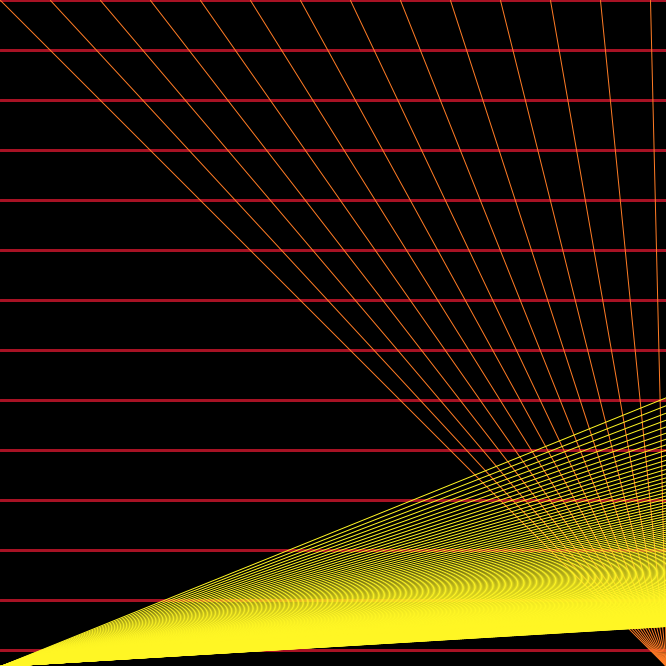
Frame 1 (no input)
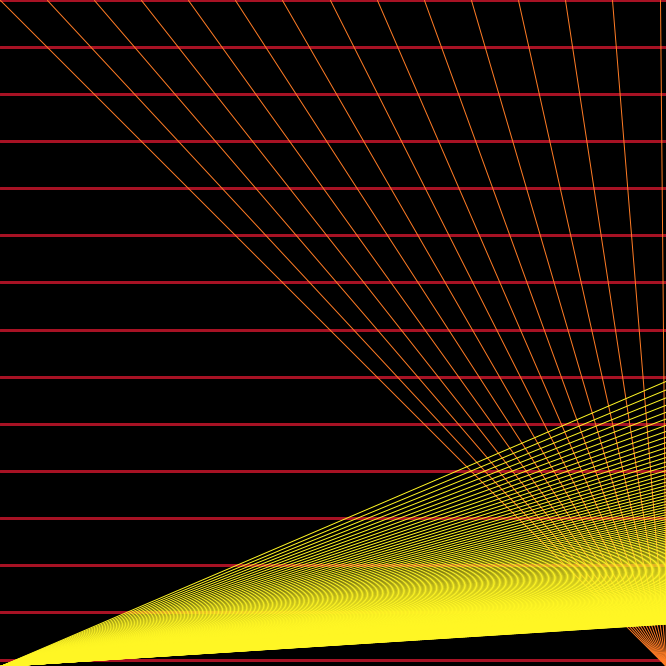
Frame 60 (the mouse pressed at the canvas centre just before this capture)
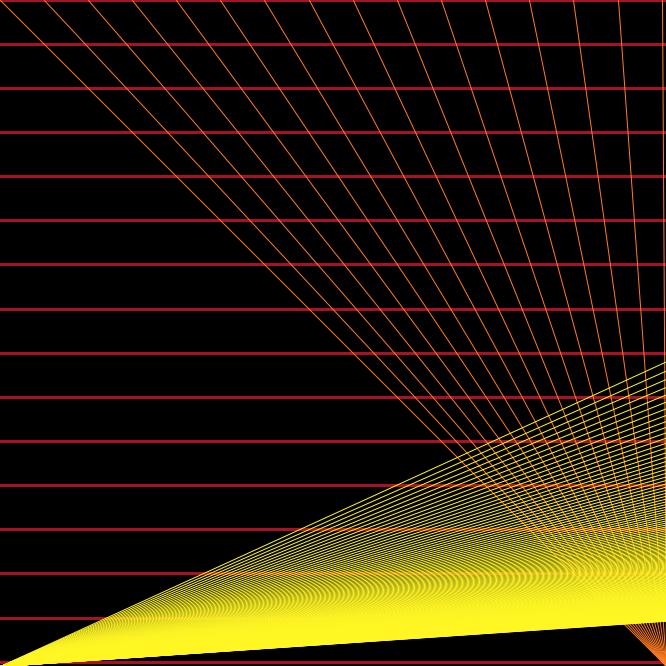
Frame 120 (the mouse held since frame 60 and released just before this capture)

The Processing sketch that drew these frames (run headless with seeded random() and noise(); from frame 60 on, the mouse is pressed at the canvas centre):

// Processing sketch: moirePiece_241103a
// ── moirePiece_241103a.pde
/*
I want to make a squeakqule to my first line piece with made the magma effect and use
similar colours to make something move and be pretty. 
*/

int AmountLines = 222; // total lines for every colour
float spacing = 50; //  space between the lines to make them not jumbled up
float accell = 0.05; // acceleration of the movement of the lines

void setup() {
  size(666,666);

}

void draw(){
  background(#000000); // draws the background on every frame creates Moire effect
  
  // red lines in the background that adds texture to the piece
  
  for(int i = 0; i <= AmountLines; i++){ 
    float lineY = i * spacing; // creates consistent space between all the lines
    strokeWeight(3); // thicker background so the foreground can pop out more
    stroke(#A71224);
    line(0, lineY, 666, lineY);
 }
  
  // orange lines
  
  for(int i = 0; i <= AmountLines; i++){ 
    
    if(i <= 33){ // to keep it on the top left of the campus
      strokeWeight(1);
      float lineX = i * spacing;
      stroke(#FF7B24);
      line(lineX, 0, 666, 666);
    }

  // yellow lines

    if(i >= 33){ // keeps lines on the top right of the campus
      float lineX = i * spacing;
      stroke(#FFF624);
      line(lineX, 0, 0, 666);
      
    }
    
  }
  
  
   // makes the piece animated
   
   spacing += accell;
   
   // makes the lines go to the left of the canvas till a certain point
   
   if(spacing > 20){
     accell = -0.05;
   }
   
   // makes the lines go to the right of the canvas till a certain point
   
   if(spacing < 10){
     accell = 0.05;
   }

  
  //if(frameCount == 1){
  //  save("moirePiece.png");
  //}

}
